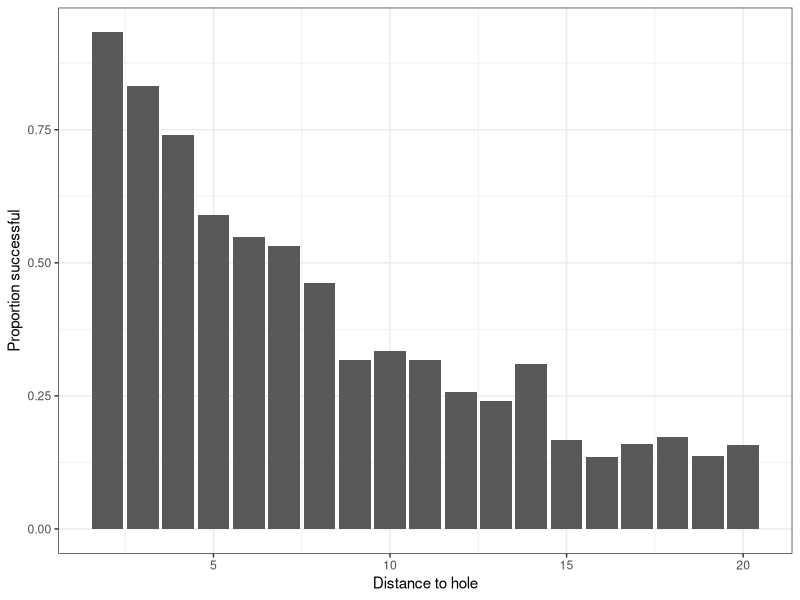

Recreate this plot in R.
## ---- chunk 1
#| echo: true
#| code-fold: true

library(readr)
library(dplyr)
library(ggplot2)

golf <- read_csv(file = "data/golf2.txt")
# Download: https://github.com/bonStats/mash-abm/tree/main/data
# change location to match folder of 'golf.txt' on your computer

golf %>% group_by(distance) %>% summarise(prop_success = mean(success)) %>%
ggplot() + 
  geom_col(aes(x = distance, y = prop_success)) +
  scale_x_continuous("Distance to hole") +
  scale_y_continuous("Proportion successful") +
  theme_bw()

## ---- chunk 2
#| echo: true
#| code-fold: true

logprob_target <- function(theta){ # unnormalised if neccessary
  
  dnorm(theta, mean = 1, sd = 1, log = TRUE)
  
}

rproposal <- function(given_theta, tune_sd) {
  
  rnorm(1, mean = given_theta, sd = tune_sd)
  
}

logprob_proposal <- function(theta, given_theta, tune_sd){
  
  dnorm(theta, mean = given_theta, sd = tune_sd, log = TRUE)
  
}

mh_iteration <- function(given_theta, tune_sd){
  
  proposal <- rproposal(given_theta, tune_sd)
  log_uniform <- log(runif(1))
  
  log_alpha <- ( logprob_proposal(given_theta, proposal, tune_sd) + logprob_target(proposal) ) - 
                ( logprob_proposal(proposal, given_theta, tune_sd) + logprob_target(given_theta) )
  
  if (log_alpha >= log_uniform){
    next_theta <- proposal
  } else {
    next_theta <- given_theta
  }
  
  return(next_theta)
}

mh <- function(n, theta0, tune_sd){
  
  thetas <- rep(theta0, n)
  
  for (t in 2:n){
    thetas[t] <- mh_iteration(thetas[t-1], tune_sd)
  }
  
  return(thetas)
}

# e.g. use: mh(100, 0, 1) 100 iterations, start at 0, sd of proposal = 1

# iterate over multiple settings
library(tidyr)
library(purrr)

tune_sds <- c(0.01,0.1,1.0)
ns <- c(100,1000,10000)
burnins <- c(1,100)

#expand_grid(n = ns, tune_sd = tune_sds, burnin = burnins)

#apply(, 1, FUN = function(x) mh(x[1], 0, x[2])[(x[3]+1):x[1]] )

